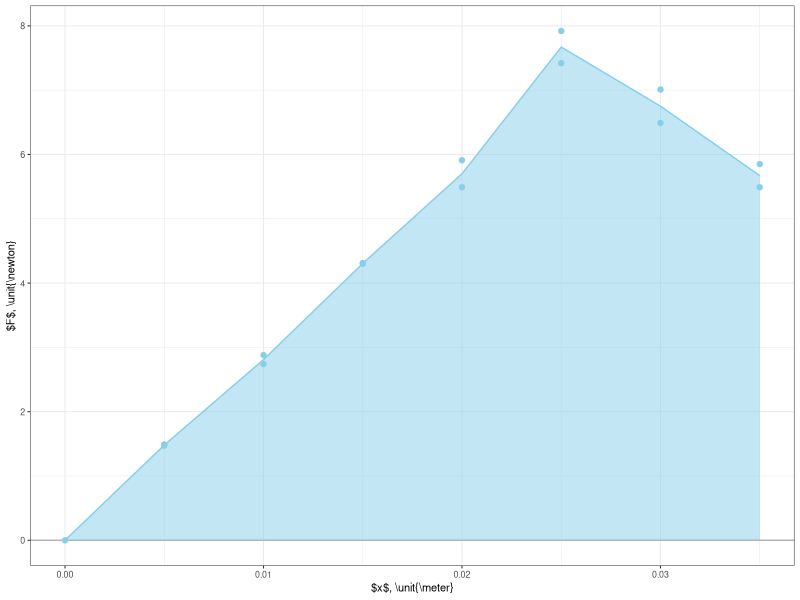

Generate this figure with R:
library(ggplot2)
library(dplyr)

raw <- read.csv('force.csv',header=TRUE)
data <- tibble(raw)

fig3 <- ggplot(data,aes(x=x_m,y=F_N))+
     geom_hline(yintercept=0,color="gray70")+
     geom_point(color="skyblue")+
     stat_summary(fun=mean,geom="line",color="skyblue")+
     stat_summary(fun=mean,geom="area",fill="skyblue",alpha=0.5)+
     xlab('$x$, \\unit{\\meter}')+
     ylab('$F$, \\unit{\\newton}')+
     theme_bw(base_size=8)
ggsave('fig3.svg',plot=fig3,width=3.4167,height=2,units="in")

# get area using trapz in pracma package
library(pracma)
print(trapz(data$x_m,data$F_N))
# gives 0.1573
